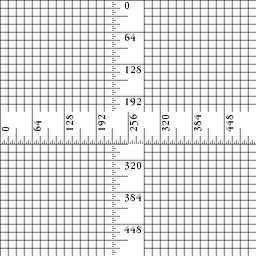
#> input picture dip/dip_quiz/Q1,Q2/ruler.512_2.tiff, 256 x 256 px, shrunk from 512 x 512 before the run, found by its file name
$ jupyter execute q1.ipynb
#> lines starting #> are read from the running program, lines starting #| are printed output that depends on the picture
### dip/dip_quiz/Q1,Q2/made_filter.py
# import cv2
import numpy as np

def mean_filter(img , k):
    m, n = img.shape
    if(k == 3):

        mask = np.ones([3, 3], dtype = int)
        mask = mask / 9
        # making new image for mean filer output
        # zero padding output image
        # padding is used to keep the size of image same as the out put image
        new_img = np.zeros([m, n])
        for i in range(1, m-1):
            for j in range(1, n-1):
                temp = img[i-1, j-1]*mask[0, 0]+img[i-1, j]*mask[0, 1]+img[i-1, j + 1]*mask[0, 2]+img[i, j-1]*mask[1, 0]+ img[i, j]*mask[1, 1]+img[i, j + 1]*mask[1, 2]+img[i + 1, j-1]*mask[2, 0]+img[i + 1, j]*mask[2, 1]+img[i + 1, j + 1]*mask[2, 2]
                new_img[i, j]= temp

        return new_img

    if(k==5):

        # making new image for mean filer output
        # zero padding output image
        # padding is used to keep the size of image same as the out put image
        new_img = np.zeros([m, n])
        for i in range(2, m-2):
            for j in range(2, n-2):
                temp = np.sum(img[i-2:i+3,j-2:j+3])//25
                new_img[i, j]= temp

        return new_img


def median_filter(img , k):
    m, n = img.shape
    if(k == 3):

        mask = np.ones([3, 3], dtype = int)
        mask = mask / 9
        # making new image for mean filer output
        # zero padding output image
        # padding is used to keep the size of image same as the out put image
        new_img = np.zeros([m, n])
        for i in range(1, m-1):
            for j in range(1, n-1):
                temp = np.median(img[i-1:i+2,j-1:j+2])
                new_img[i, j]= temp

        return new_img

    if(k==5):

        # making new image for mean filer output
        # zero padding output image
        # padding is used to keep the size of image same as the out put image
        new_img = np.zeros([m, n])
        for i in range(2, m-2):
            for j in range(2, n-2):
                temp = np.median(img[i-2:i+3,j-2:j+3])
                new_img[i, j]= temp

        return new_img

# [202 lines left out: functions roberts_filter, Sobel_filter, prewitted_filter, enhen_laplacian_filter, laplacian_filter, highboost_unsharp_tec and 2 more, not called in this run]

# gaussian filter kernal:
# gaussian_filter = (np.array([[1,2,1],[2,4,2],[1,2,1]],ndmin=3))/16
# used to blur edges and reduced contrast and similar to median filter but faster
#Assuming 2X super-resolution
# k = [1 1 0]
# What will be the kernel for 3X super-resolution?
# k = [0 1 1 1 0]

### dip/dip_quiz/Q1,Q2/q1.ipynb
[cell 1]
from skimage.io import imread,imshow,imsave
import numpy as np
from matplotlib import pyplot as plt
img = imread("ruler.512_2.TIFF")
#> img is the input picture: shape (256, 256); min 2, max 255, mean 222.5
import cv2

[cell 2]
import made_filter
save_mean_3 = made_filter.mean_filter(img,3)
#> after the loop in mean_filter, `for i in range(1, m-1):`:
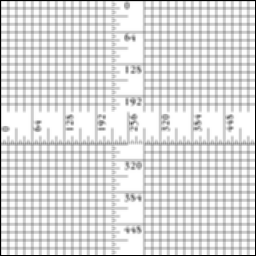
#> new_img: shape (256, 256) float64; min 0, max 255, mean 219.4; drawn with min black and max white
save_mean_5 = made_filter.mean_filter(img,5)
#> call 2 of mean_filter, with k = 5
#> after the loop in mean_filter (call 2), `for i in range(2, m-2):`:
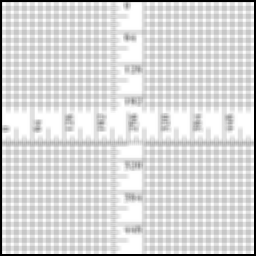
#> new_img: shape (256, 256) float64; min 0, max 255, mean 215.4

[cell 3]
plt.figure()
plt.subplots(figsize=(15, 5))
plt.subplot(1,3,1)
plt.imshow(img,cmap=plt.get_cmap('gray'))
plt.title("original")

plt.subplot(1,3,2)
plt.imshow(save_mean_3,cmap=plt.get_cmap('gray'))
plt.title("mean filter K=3")

plt.subplot(1,3,3)
plt.imshow(save_mean_5,cmap=plt.get_cmap('gray'))
plt.title("mean filter K=5")

plt.tight_layout()
plt.show()
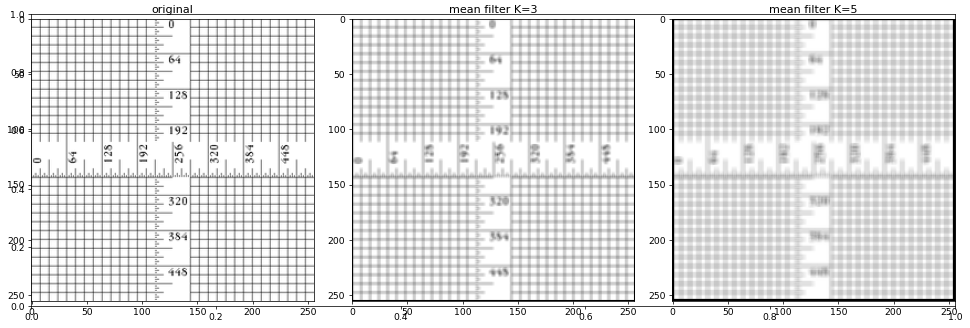
#> figure drawn by matplotlib, 3 panels

Median filter

[cell 4]
import made_filter
save_median_3 = made_filter.median_filter(img,3)
#> after the loop in median_filter, `for i in range(1, m-1):`:
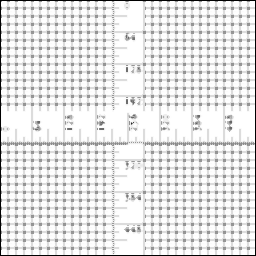
#> new_img: shape (256, 256) float64; min 0, max 255, mean 227.4
save_median_5 = made_filter.median_filter(img,5)
#> call 2 of median_filter, with k = 5
#> after the loop in median_filter (call 2), `for i in range(2, m-2):`:
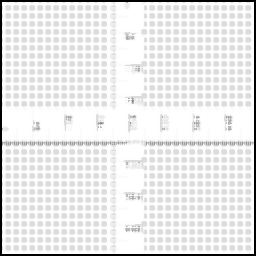
#> new_img: shape (256, 256) float64; min 0, max 255, mean 233.4

[cell 5]
plt.figure()
plt.subplots(figsize=(15, 5))
plt.subplot(1,3,1)
plt.imshow(img,cmap=plt.get_cmap('gray'))
plt.title("original")

plt.subplot(1,3,2)
plt.imshow(save_median_3,cmap=plt.get_cmap('gray'))
plt.title("median filter K=3")

plt.subplot(1,3,3)
plt.imshow(save_median_5,cmap=plt.get_cmap('gray'))
plt.title("median filter K=5")

plt.tight_layout()
plt.show()
